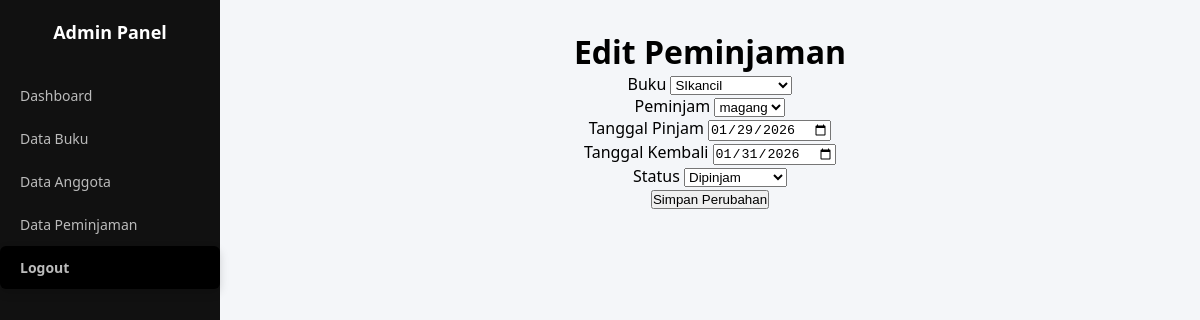
Screenshot of /peminjaman/edit.php?id=23 (signed in) with the database file from the repository.
### tables this page shows
CREATE TABLE `peminjam` (
  `id` int NOT NULL,
  `id_buku` int NOT NULL,
  `id_user` int NOT NULL,
  `tgl_pinjam` date NOT NULL,
  `tgl_kembali` date DEFAULT NULL,
  `status` enum('dipinjam','dikembalikan') NOT NULL
);

CREATE TABLE `buku` (
  `id` int NOT NULL,
  `judul` varchar(255) NOT NULL,
  `pengarang` varchar(255) NOT NULL,
  `stok` int NOT NULL
);

CREATE TABLE `users` (
  `id` int NOT NULL,
  `username` varchar(255) DEFAULT NULL,
  `password` varchar(255) DEFAULT NULL,
  `role` enum('admin','siswa') DEFAULT NULL
);

### peminjaman/edit.php (the view, shortened to what this page needs)
<?php
include __DIR__ . '/../koneksi.php';
$id = $_GET['id'];
$sql = "SELECT * FROM peminjam WHERE id = ?";
$stmt = $koneksi->prepare($sql);
$stmt->bind_param("i", $id);
$stmt->execute();
$result = $stmt->get_result();
$peminjaman = $result->fetch_assoc();
$books = $koneksi->query("SELECT id, judul FROM buku ORDER BY judul ASC")->fetch_all(MYSQLI_ASSOC);
$users = $koneksi->query("SELECT id, username FROM users ORDER BY username ASC")->fetch_all(MYSQLI_ASSOC);
?>
<!DOCTYPE html>
<html lang="en">
<head>
    <link rel="stylesheet" href="../style.css">
</head>
<body>
    <div class="sidebar">
        <div class="logo">Admin Panel</div>
        <a href="../dashboard-admin.php">Dashboard</a>
        <a href="../buku/index.php">Data Buku</a>
        <a href="../anggota/index.php">Data Anggota</a>
        <a href="index.php" class="active">Data Peminjaman</a>
        <a href="../logout.php" class="logout-btn">Logout</a>
    </div>
    <div class="main-content">
        <h1>Edit Peminjaman</h1>
        <form action="" method="POST" class="form-admin" style="max-width: 500px; margin: 0 auto;">
            <label for="id_buku">Buku</label>
            <select name="id_buku" id="id_buku" required>
                <?php foreach ($books as $b): ?>
                    <option value="<?= $b['id'] ?>" <?= $peminjaman['id_buku'] == $b['id'] ? 'selected' : '' ?>>
                        <?= htmlspecialchars($b['judul']) ?>
                    </option>
                <?php endforeach; ?>
            </select>
            <br>
            <label for="id_user">Peminjam</label>
            <select name="id_user" id="id_user" required>
                <?php foreach ($users as $u): ?>
                    <option value="<?= $u['id'] ?>" <?= $peminjaman['id_user'] == $u['id'] ? 'selected' : '' ?>>
                        <?= htmlspecialchars($u['username']) ?>
                    </option>
                <?php endforeach; ?>
            </select>
            <br>
            <label for="tgl_pinjam">Tanggal Pinjam</label>
            <input type="date" name="tgl_pinjam" id="tgl_pinjam" value="<?= $peminjaman['tgl_pinjam'] ?>" required>
            <br>
            <label for="tgl_kembali">Tanggal Kembali</label>
            <input type="date" name="tgl_kembali" id="tgl_kembali" value="<?= $peminjaman['tgl_kembali'] ?>" required>
            <br>
            <label for="status">Status</label>
            <select name="status" id="status" required>
                <option value="Dipinjam" <?= $peminjaman['status'] == 'Dipinjam' ? 'selected' : '' ?>>Dipinjam</option>
            </select>
            <br>
            <button type="submit" class="btn-edit">Simpan Perubahan</button>
        </form>
    </div>
</body>
</html>

### style.css (style rules this page uses)
* { margin: 0; padding: 0; box-sizing: border-box; }
body { font-family: 'Segoe UI', Tahoma, Geneva, Verdana, sans-serif; min-height: 100vh; }
.logo { font-size: 1.5rem; font-weight: bold; color: #000000; }
.logout-btn { background-color: #000; color: #fff; padding: 8px 14px; border-radius: 6px; text-decoration: none; font-size: 14px; font-weight: 600; transition: 0.3s; box-shadow: 0 4px 10px rgba(0, 0, 0, 0.15); }
.sidebar { position: fixed; left: 0; top: 0; width: 220px; height: 100vh; background-color: #111; color: white; padding-top: 20px; }
.sidebar .logo { text-align: center; font-size: 18px; font-weight: bold; margin-bottom: 30px; color: #fff; }
.sidebar a { display: block; color: #bbb; padding: 12px 20px; text-decoration: none; font-size: 14px; transition: 0.2s; }
.main-content { margin-left: 220px; padding: 30px; background-color: #f4f6f9; min-height: 100vh; text-align: center; }

### rows the page displays
peminjam: id_buku "SIkancil", id_user "magang", tgl_pinjam "01/29/2026", tgl_kembali "01/31/2026"
